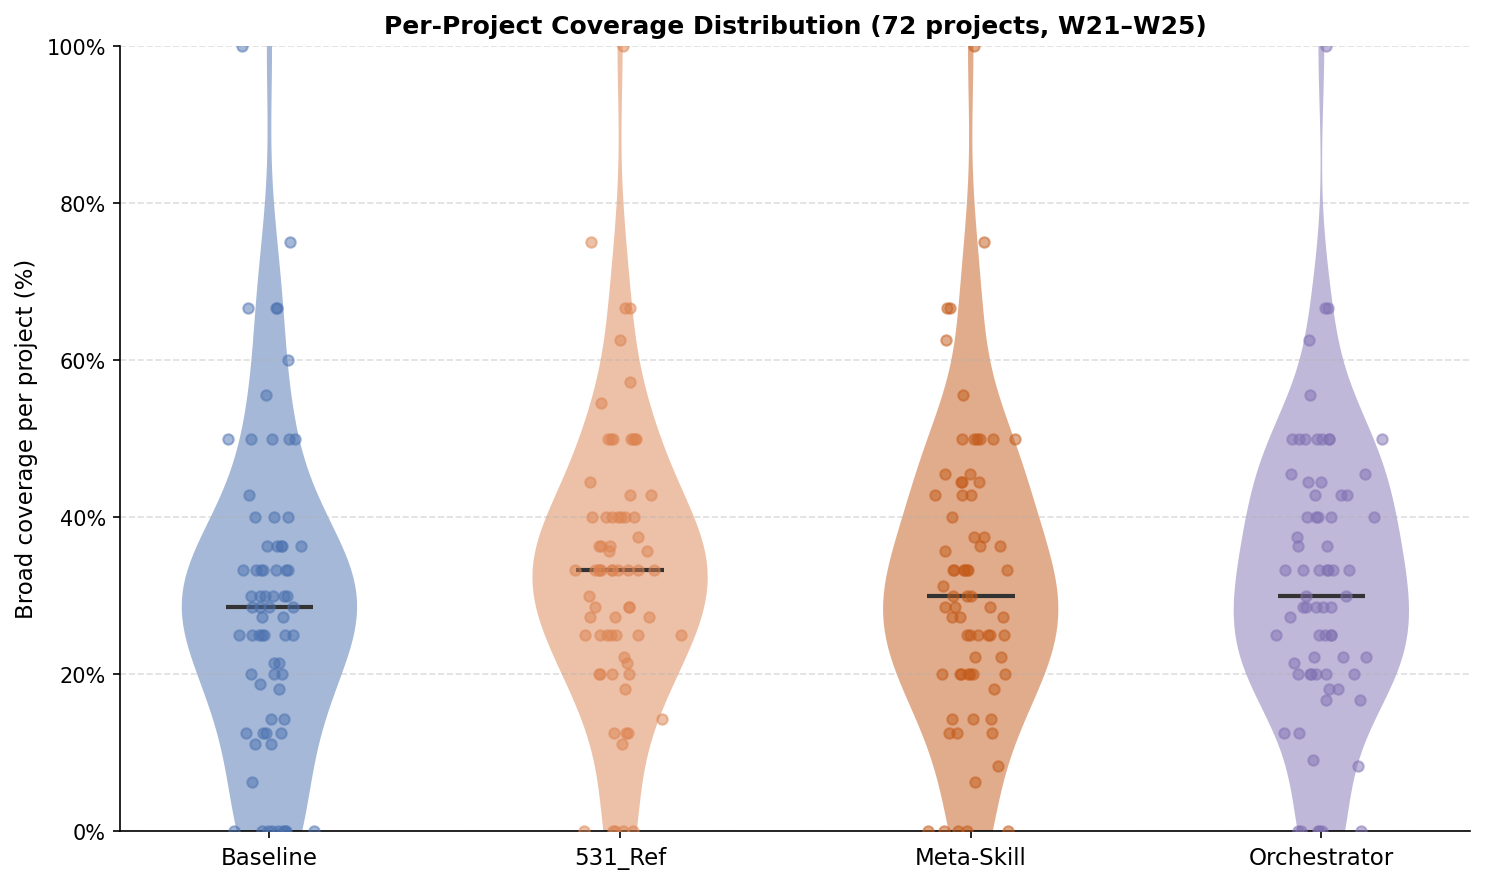

Recreate this plot in Python.
import matplotlib
matplotlib.use('Agg')
import matplotlib.pyplot as plt
import numpy as np
import re
import glob
from collections import defaultdict

plt.rcParams['font.family'] = 'DejaVu Sans'

DATA_DIR = '/Users/jin/Desktop/ai/week12/ned-clean'

def get_semester(fname):
    fname = fname.lower()
    for sem in ['w21', 'w22', 'w24', 'w25']:
        if f'ned-clean-{sem}_' in fname:
            return sem.upper()
    return None

def parse_file(path):
    with open(path) as f:
        text = f.read()
    results = {}
    sections = re.split(r'\n## ', text)
    for sec in sections[1:]:
        lines = sec.strip().split('\n')
        reviewer = lines[0].strip()
        if reviewer not in ('Alex', 'Charlie', 'Doug', 'Evan'):
            continue
        counts = {'A': 0, 'B': 0, 'C': 0, 'D': 0, 'E': 0, 'F': 0}
        for line in lines:
            m = re.match(r'\|\s*([A-F])\s*\(.*?\)\s*\|\s*(\d+)\s*\|', line)
            if m:
                counts[m.group(1)] = int(m.group(2))
        results[reviewer] = counts
    return results

reviewer_map = {
    'Alex':    'Baseline',
    'Charlie': '531_Ref',
    'Doug':    'Meta-Skill',
    'Evan':    'Orchestrator',
}

project_coverage = defaultdict(list)

files = glob.glob(f'{DATA_DIR}/ned-clean-*.md')
for fpath in sorted(files):
    sem = get_semester(fpath)
    if not sem:
        continue
    data = parse_file(fpath)
    for reviewer, counts in data.items():
        b, d, e = counts['B'], counts['D'], counts['E']
        denom = b + d + e
        if denom == 0:
            continue
        coverage = (b + d) / denom * 100
        project_coverage[reviewer_map[reviewer]].append(coverage)

reviewers = ['Baseline', '531_Ref', 'Meta-Skill', 'Orchestrator']
colors = {
    'Baseline':     '#4C72B0',
    '531_Ref':      '#DD8452',
    'Meta-Skill':   '#C45B1A',
    'Orchestrator': '#8172B3',
}

data_to_plot = [project_coverage[r] for r in reviewers]

fig, ax = plt.subplots(figsize=(10, 6))

parts = ax.violinplot(data_to_plot, positions=range(len(reviewers)),
                      showmedians=True, showextrema=False)

for pc, r in zip(parts['bodies'], reviewers):
    pc.set_facecolor(colors[r])
    pc.set_alpha(0.5)
parts['cmedians'].set_color('#333333')
parts['cmedians'].set_linewidth(2)

rng = np.random.default_rng(42)
for i, (r, data) in enumerate(zip(reviewers, data_to_plot)):
    x = rng.normal(i, 0.06, size=len(data))
    ax.scatter(x, data, alpha=0.5, s=25, color=colors[r], zorder=3)

# Print stats
print(f"{'Reviewer':<14} {'n':>4} {'median':>8} {'mean':>8} {'min':>6} {'max':>6}")
for r, data in zip(reviewers, data_to_plot):
    arr = np.array(data)
    print(f"{r:<14} {len(arr):>4} {np.median(arr):>7.1f}% {np.mean(arr):>7.1f}% {arr.min():>5.1f}% {arr.max():>5.1f}%")

ax.set_xticks(range(len(reviewers)))
ax.set_xticklabels(reviewers, fontsize=11)
ax.set_ylabel('Broad coverage per project (%)', fontsize=11)
ax.set_title('Per-Project Coverage Distribution (72 projects, W21–W25)',
             fontsize=12, fontweight='bold')
ax.yaxis.set_major_formatter(plt.FuncFormatter(lambda v, _: f'{v:.0f}%'))
ax.set_ylim(0, 100)
ax.grid(axis='y', linestyle='--', alpha=0.4)
ax.spines['top'].set_visible(False)
ax.spines['right'].set_visible(False)

plt.tight_layout()
plt.savefig('per_project_coverage.png', dpi=150, bbox_inches='tight')
print("Saved: per_project_coverage.png")
